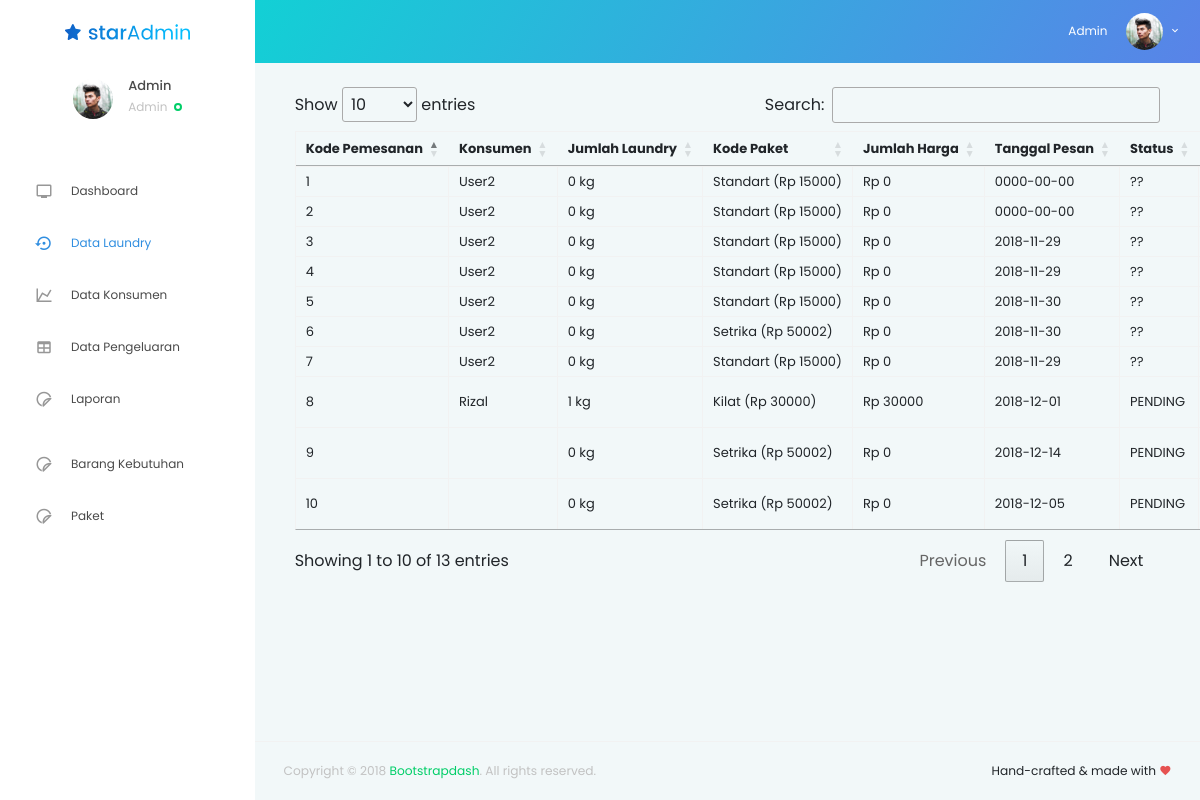
Screenshot of /page/admin/data_laundry.php?pesan=oke (signed in) with the database file from the repository.
### tables this page shows
CREATE TABLE `vivalo_pemesanan` (
  `kd_pemesanan` int(5) NOT NULL,
  `id_konsumen` int(5) NOT NULL,
  `kd_paket` int(5) NOT NULL,
  `date` date NOT NULL,
  `jumlah_laundry` int(5) NOT NULL,
  `total` int(11) NOT NULL
);

CREATE TABLE `vivalo_konsumen` (
  `id_konsumen` int(5) NOT NULL,
  `nama_konsumen` char(30) NOT NULL,
  `alamat` varchar(50) NOT NULL,
  `no_hp` varchar(15) DEFAULT NULL
);

CREATE TABLE `vivalo_paket` (
  `kd_paket` int(5) NOT NULL,
  `nama_paket` varchar(10) NOT NULL,
  `harga_paket` int(11) NOT NULL
);

CREATE TABLE `vivalo_laporan_pemasukan` (
  `kd_laporan` int(5) NOT NULL,
  `kd_pemesanan` int(5) NOT NULL,
  `status` char(10) NOT NULL
);

### config/functions/mysqli.php (called while the page is built, shortened)
<?php
class Database
{
    public $connection;
    public function __construct($host, $user, $pass, $db)
    {
        $this->connection = mysqli_connect($host, $user, $pass, $db);
        return $this->connection;
    }
    public function query($sql)
    {
        return mysqli_query($this->connection, $sql);
    }
}

### config/config.php (called while the page is built, shortened)
<?php
require_once __DIR__."/functions/mysqli.php";
$db = new Database("localhost", "root", "", "vivalo");

### page/admin/data_laundry.php (the view, shortened to what this page needs)
<!DOCTYPE html>
<html lang="en">
<?php
include 'attr_head.php';
?>
    <body>
      <div class="container-scroller">
      <?php
       include 'navbar.php';
        ?>
        <div class="container-fluid page-body-wrapper">
          <?php require_once __DIR__."/attr_nav.php" ?>
          <div class="main-panel">
            <div class="content-wrapper">
              <div class="row">
               <div class="container-fluid">
                 <div class="col-md-12">
                    <table id="example" class="table table-striped table-bordered" style="width:100%">
                        <thead>
                            <tr>
                                <th>Kode Pemesanan</th>
                                <th>Konsumen</th>
                                <th>Jumlah Laundry</th>
                                <th>Kode Paket</th>
                                <th>Jumlah Harga</th>
                                <th>Tanggal Pesan</th>
                                <th>Status</th>
                            </tr>
                        </thead>
                        <tbody>
                            <?php foreach($db->query("SELECT * FROM `vivalo_pemesanan`")->fetch_all() as $konsumen): ?>
                            <tr>
                                <td><?= $konsumen[0] ?></td>
                                <td><?= ucfirst($db->query("SELECT * FROM `vivalo_konsumen` WHERE `id_konsumen` = '".$konsumen[1]."'")->fetch_assoc()["nama_konsumen"]) ?></td>
                                <td><?= $konsumen[4] ?> kg</td>
                                <td><?= $db->query("SELECT * FROM `vivalo_paket` WHERE `kd_paket` = '".$konsumen[2]."'")->fetch_assoc()["nama_paket"] ?> (Rp <?= $db->query("SELECT * FROM `vivalo_paket` WHERE `kd_paket` = '".$konsumen[2]."'")->fetch_assoc()["harga_paket"] ?>)</td>
                                <td>Rp <?= ($konsumen[4] * $db->query("SELECT * FROM `vivalo_paket` WHERE `kd_paket` = '".$konsumen[2]."'")->fetch_assoc()["harga_paket"]) ?></td>
                                <td><?= $konsumen[3] ?></td>
                                <td><?= strtoupper($db->query("SELECT * FROM `vivalo_laporan_pemasukan` WHERE `kd_pemesanan` = '".$konsumen[0]."'")->fetch_assoc()["status"]) ?></td>
                            </tr>
                            <?php endforeach ?>
                        </tbody>
                    </table>
                 </div>
               </div>
              </div>
            </div>
            <footer class="footer">
              <div class="container-fluid clearfix">
                <span class="text-muted d-block text-center text-sm-left d-sm-inline-block">Copyright © 2018
                  <a href="http://www.bootstrapdash.com/" target="_blank">Bootstrapdash</a>. All rights reserved.</span>
                <span class="float-none float-sm-right d-block mt-1 mt-sm-0 text-center">Hand-crafted &amp; made with
                  <i class="mdi mdi-heart text-danger"></i>
                </span>
              </div>
            </footer>
          </div>
        </div>
      </div>
    </body></html>

### rows the page displays
vivalo_pemesanan: kd_pemesanan "1", id_konsumen.nama_konsumen "User2", jumlah_laundry "0", kd_paket.nama_paket "Standart", kd_paket.harga_paket "15000", date "0000-00-00", kd_pemesanan.status "??"
vivalo_pemesanan: kd_pemesanan "2", id_konsumen.nama_konsumen "User2", jumlah_laundry "0", kd_paket.nama_paket "Standart", kd_paket.harga_paket "15000", date "0000-00-00", kd_pemesanan.status "??"
vivalo_pemesanan: kd_pemesanan "3", id_konsumen.nama_konsumen "User2", jumlah_laundry "0", kd_paket.nama_paket "Standart", kd_paket.harga_paket "15000", date "2018-11-29", kd_pemesanan.status "??"
vivalo_pemesanan: kd_pemesanan "4", id_konsumen.nama_konsumen "User2", jumlah_laundry "0", kd_paket.nama_paket "Standart", kd_paket.harga_paket "15000", date "2018-11-29", kd_pemesanan.status "??"
vivalo_pemesanan: kd_pemesanan "5", id_konsumen.nama_konsumen "User2", jumlah_laundry "0", kd_paket.nama_paket "Standart", kd_paket.harga_paket "15000", date "2018-11-30", kd_pemesanan.status "??"
vivalo_pemesanan: kd_pemesanan "6", id_konsumen.nama_konsumen "User2", jumlah_laundry "0", kd_paket.nama_paket "Setrika", kd_paket.harga_paket "50002", date "2018-11-30", kd_pemesanan.status "??"
vivalo_pemesanan: kd_pemesanan "7", id_konsumen.nama_konsumen "User2", jumlah_laundry "0", kd_paket.nama_paket "Standart", kd_paket.harga_paket "15000", date "2018-11-29", kd_pemesanan.status "??"
vivalo_pemesanan: kd_pemesanan "8", id_konsumen.nama_konsumen "Rizal", jumlah_laundry "1", kd_paket.nama_paket "Kilat", kd_paket.harga_paket "30000", jumlah_laundry+kd_paket "30000", date "2018-12-01", kd_pemesanan.status "PENDING"
vivalo_pemesanan: kd_pemesanan "9", jumlah_laundry "0", kd_paket.nama_paket "Setrika", kd_paket.harga_paket "50002", date "2018-12-14", kd_pemesanan.status "PENDING"
vivalo_pemesanan: kd_pemesanan "10", jumlah_laundry "0", kd_paket.nama_paket "Setrika", kd_paket.harga_paket "50002", date "2018-12-05", kd_pemesanan.status "PENDING"

### other values shown
$_SESSION["user_nama"] "Admin"
$_SESSION["user_level"] "Admin"
